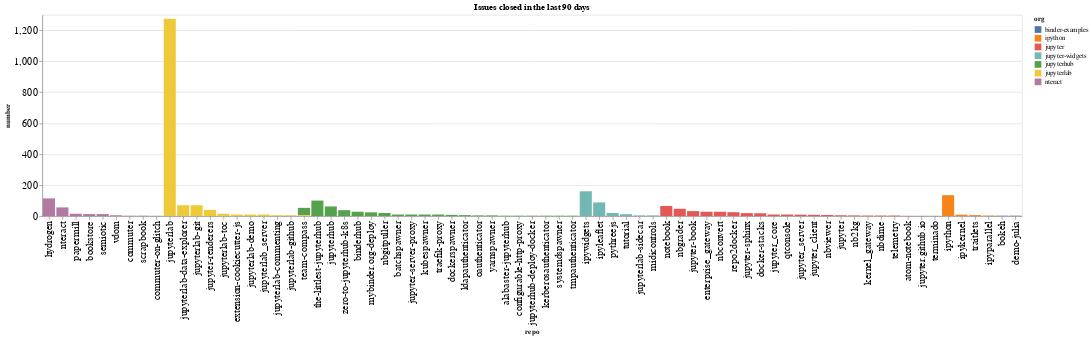

Notebook code for this chart:
### Code cell
closed_counts = closed.groupby(['org', 'repo']).count()['number'].reset_index()
closed_counts['org/repo'] = closed_counts.apply(lambda a: a['org'] + '/' + a['repo'], axis=1)
sorted_vals = closed_counts.sort_values(['org', 'number'], ascending=False)['repo'].values
alt.Chart(data=closed_counts, title=f"Issues closed in the last {n_days} days").mark_bar().encode(
    x=alt.X('repo', sort=alt.Sort(sorted_vals.tolist())),
    y='number',
    color='org',
)

### Figure 1 — Vega-Lite specification as saved in the notebook (floating-point values rounded to 4 significant figures)
{"$schema": "https://vega.github.io/schema/vega-lite/v3.3.0.json", "config": {"axisBottom": {"labelFontSize": 15}, "axisLeft": {"labelFontSize": 15}}, "data": {"name": "data-a6ee2cfe618390d87a6ea20661a563a6"}, "datasets": {"data-a6ee2cfe618390d87a6ea20661a563a6": [{"number": 2, "org": "binder-examples", "org/repo": "binder-examples/bokeh", "repo": "bokeh"}, {"number": 2, "org": "binder-examples", "org/repo": "binder-examples/demo-julia", "repo": "demo-julia"}, {"number": 9, "org": "ipython", "org/repo": "ipython/ipykernel", "repo": "ipykernel"}, {"number": 3, "org": "ipython", "org/repo": "ipython/ipyparallel", "repo": "ipyparallel"}, {"number": 135, "org": "ipython", "org/repo": "ipython/ipython", "repo": "ipython"}, {"number": 6, "org": "ipython", "org/repo": "ipython/traitlets", "repo": "traitlets"}, {"number": 1, "org": "jupyter", "org/repo": "jupyter/atom-notebook", "repo": "atom-notebook"}, {"number": 18, "org": "jupyter", "org/repo": "jupyter/docker-stacks", "repo": "docker-stacks"}, {"number": 28, "org": "jupyter", "org/repo": "jupyter/enterprise_gateway", "repo": "enterprise_gateway"}, {"number": 5, "org": "jupyter", "org/repo": "jupyter/jupyter", "repo": "jupyter"}, {"number": 32, "org": "jupyter", "org/repo": "jupyter/jupyter-book", "repo": "jupyter-book"}, {"number": 19, "org": "jupyter", "org/repo": "jupyter/jupyter-sphinx", "repo": "jupyter-sphinx"}, {"number": 1, "org": "jupyter", "org/repo": "jupyter/jupyter.github.io", "repo": "jupyter.github.io"}, {"number": 8, "org": "jupyter", "org/repo": "jupyter/jupyter_client", "repo": "jupyter_client"}, {"number": 10, "org": "jupyter", "org/repo": "jupyter/jupyter_core", "repo": "jupyter_core"}, {"number": 9, "org": "jupyter", "org/repo": "jupyter/jupyter_server", "repo": "jupyter_server"}, {"number": 3, "org": "jupyter", "org/repo": "jupyter/kernel_gateway", "repo": "kernel_gateway"}, {"number": 4, "org": "jupyter", "org/repo": "jupyter/nb2kg", "repo": "nb2kg"}, {"number": 28, "org": "jupyter", "org/repo": "jupyter/nbconvert", "repo": "nbconvert"}, {"number": 3, "org": "jupyter", "org/repo": "jupyter/nbdime", "repo": "nbdime"}, {"number": 47, "org": "jupyter", "org/repo": "jupyter/nbgrader", "repo": "nbgrader"}, {"number": 7, "org": "jupyter", "org/repo": "jupyter/nbviewer", "repo": "nbviewer"}, {"number": 65, "org": "jupyter", "org/repo": "jupyter/notebook", "repo": "notebook"}, {"number": 10, "org": "jupyter", "org/repo": "jupyter/qtconsole", "repo": "qtconsole"}, {"number": 25, "org": "jupyter", "org/repo": "jupyter/repo2docker", "repo": "repo2docker"}, {"number": 3, "org": "jupyter", "org/repo": "jupyter/telemetry", "repo": "telemetry"}, {"number": 1, "org": "jupyter", "org/repo": "jupyter/terminado", "repo": "terminado"}, {"number": 88, "org": "jupyter-widgets", "org/repo": "jupyter-widgets/ipyleaflet", "repo": "ipyleaflet"}, {"number": 160, "org": "jupyter-widgets", "org/repo": "jupyter-widgets/ipywidgets", "repo": "ipywidgets"}, {"number": 4, "org": "jupyter-widgets", "org/repo": "jupyter-widgets/jupyterlab-sidecar", "repo": "jupyterlab-sidecar"}, {"number": 4, "org": "jupyter-widgets", "org/repo": "jupyter-widgets/midicontrols", "repo": "midicontrols"}, {"number": 20, "org": "jupyter-widgets", "org/repo": "jupyter-widgets/pythreejs", "repo": "pythreejs"}, {"number": 12, "org": "jupyter-widgets", "org/repo": "jupyter-widgets/tutorial", "repo": "tutorial"}, {"number": 2, "org": "jupyterhub", "org/repo": "jupyterhub/alabaster-jupyterhub", "repo": "alabaster-jupyterhub"}, {"number": 10, "org": "jupyterhub", "org/repo": "jupyterhub/batchspawner", "repo": "batchspawner"}, {"number": 28, "org": "jupyterhub", "org/repo": "jupyterhub/binderhub", "repo": "binderhub"}, {"number": 2, "org": "jupyterhub", "org/repo": "jupyterhub/configurable-http-proxy", "repo": "configurable-http-proxy"}, {"number": 8, "org": "jupyterhub", "org/repo": "jupyterhub/dockerspawner", "repo": "dockerspawner"}, {"number": 10, "org": "jupyterhub", "org/repo": "jupyterhub/jupyter-server-proxy", "repo": "jupyter-server-proxy"}, {"number": 62, "org": "jupyterhub", "org/repo": "jupyterhub/jupyterhub", "repo": "jupyterhub"}, {"number": 2, "org": "jupyterhub", "org/repo": "jupyterhub/jupyterhub-deploy-docker", "repo": "jupyterhub-deploy-docker"}, {"number": 2, "org": "jupyterhub", "org/repo": "jupyterhub/kerberosauthenticator", "repo": "kerberosauthenticator"}, {"number": 10, "org": "jupyterhub", "org/repo": "jupyterhub/kubespawner", "repo": "kubespawner"}, {"number": 6, "org": "jupyterhub", "org/repo": "jupyterhub/ldapauthenticator", "repo": "ldapauthenticator"}, {"number": 24, "org": "jupyterhub", "org/repo": "jupyterhub/mybinder.org-deploy", "repo": "mybinder.org-deploy"}, {"number": 20, "org": "jupyterhub", "org/repo": "jupyterhub/nbgitpuller", "repo": "nbgitpuller"}, {"number": 4, "org": "jupyterhub", "org/repo": "jupyterhub/oauthenticator", "repo": "oauthenticator"}, {"number": 2, "org": "jupyterhub", "org/repo": "jupyterhub/systemdspawner", "repo": "systemdspawner"}, {"number": 48, "org": "jupyterhub", "org/repo": "jupyterhub/team-compass", "repo": "team-compass"}, {"number": 100, "org": "jupyterhub", "org/repo": "jupyterhub/the-littlest-jupyterhub", "repo": "the-littlest-jupyterhub"}, {"number": 2, "org": "jupyterhub", "org/repo": "jupyterhub/tmpauthenticator", "repo": "tmpauthenticator"}, {"number": 10, "org": "jupyterhub", "org/repo": "jupyterhub/traefik-proxy", "repo": "traefik-proxy"}, {"number": 4, "org": "jupyterhub", "org/repo": "jupyterhub/yarnspawner", "repo": "yarnspawner"}, {"number": 38, "org": "jupyterhub", "org/repo": "jupyterhub/zero-to-jupyterhub-k8s", "repo": "zero-to-jupyterhub-k8s"}, {"number": 10, "org": "jupyterlab", "org/repo": "jupyterlab/extension-cookiecutter-js", "repo": "extension-cookiecutter-js"}, {"number": 40, "org": "jupyterlab", "org/repo": "jupyterlab/jupyter-renderers", "repo": "jupyter-renderers"}, {"number": 1275, "org": "jupyterlab", "org/repo": "jupyterlab/jupyterlab", "repo": "jupyterlab"}, {"number": 5, "org": "jupyterlab", "org/repo": "jupyterlab/jupyterlab-commenting", "repo": "jupyterlab-commenting"}, {"number": 70, "org": "jupyterlab", "org/repo": "jupyterlab/jupyterlab-data-explorer", "repo": "jupyterlab-data-explorer"}, {"number": 10, "org": "jupyterlab", "org/repo": "jupyterlab/jupyterlab-demo", "repo": "jupyterlab-demo"}, {"number": 70, "org": "jupyterlab", "org/repo": "jupyterlab/jupyterlab-git", "repo": "jupyterlab-git"}, {"number": 5, "org": "jupyterlab", "org/repo": "jupyterlab/jupyterlab-github", "repo": "jupyterlab-github"}, {"number": 15, "org": "jupyterlab", "org/repo": "jupyterlab/jupyterlab-toc", "repo": "jupyterlab-toc"}, {"number": 10, "org": "jupyterlab", "org/repo": "jupyterlab/jupyterlab_server", "repo": "jupyterlab_server"}, {"number": 5, "org": "jupyterlab", "org/repo": "jupyterlab/team-compass", "repo": "team-compass"}, {"number": 13, "org": "nteract", "org/repo": "nteract/bookstore", "repo": "bookstore"}, {"number": 2, "org": "nteract", "org/repo": "nteract/commuter", "repo": "commuter"}, {"number": 1, "org": "nteract", "org/repo": "nteract/commuter-on-glitch", "repo": "commuter-on-glitch"}, {"number": 114, "org": "nteract", "org/repo": "nteract/hydrogen", "repo": "hydrogen"}, {"number": 56, "org": "nteract", "org/repo": "nteract/nteract", "repo": "nteract"}, {"number": 15, "org": "nteract", "org/repo": "nteract/papermill", "repo": "papermill"}, {"number": 2, "org": "nteract", "org/repo": "nteract/scrapbook", "repo": "scrapbook"}, {"number": 13, "org": "nteract", "org/repo": "nteract/semiotic", "repo": "semiotic"}, {"number": 5, "org": "nteract", "org/repo": "nteract/vdom", "repo": "vdom"}]}, "encoding": {"color": {"field": "org", "type": "nominal"}, "x": {"field": "repo", "sort": ["hydrogen", "nteract", "papermill", "bookstore", "semiotic", "vdom", "commuter", "scrapbook", "commuter-on-glitch", "jupyterlab", "jupyterlab-data-explorer", "jupyterlab-git", "jupyter-renderers", "jupyterlab-toc", "extension-cookiecutter-js", "jupyterlab-demo", "jupyterlab_server", "jupyterlab-commenting", "jupyterlab-github", "team-compass", "the-littlest-jupyterhub", "jupyterhub", "team-compass", "zero-to-jupyterhub-k8s", "binderhub", "mybinder.org-deploy", "nbgitpuller", "batchspawner", "jupyter-server-proxy", "kubespawner", "traefik-proxy", "dockerspawner", "ldapauthenticator", "oauthenticator", "yarnspawner", "alabaster-jupyterhub", "configurable-http-proxy", "jupyterhub-deploy-docker", "kerberosauthenticator", "systemdspawner", "tmpauthenticator", "ipywidgets", "ipyleaflet", "pythreejs", "tutorial", "jupyterlab-sidecar", "midicontrols", "notebook", "nbgrader", "jupyter-book", "enterprise_gateway", "nbconvert", "repo2docker", "jupyter-sphinx", "docker-stacks", "jupyter_core", "qtconsole", "jupyter_server", "jupyter_client", "nbviewer", "jupyter", "nb2kg", "kernel_gateway", "nbdime", "telemetry", "atom-notebook", "jupyter.github.io", "terminado", "ipython", "ipykernel", "traitlets", "ipyparallel", "bokeh", "demo-julia"], "type": "nominal"}, "y": {"field": "number", "type": "quantitative"}}, "mark": "bar", "title": "Issues closed in the last 90 days"}
